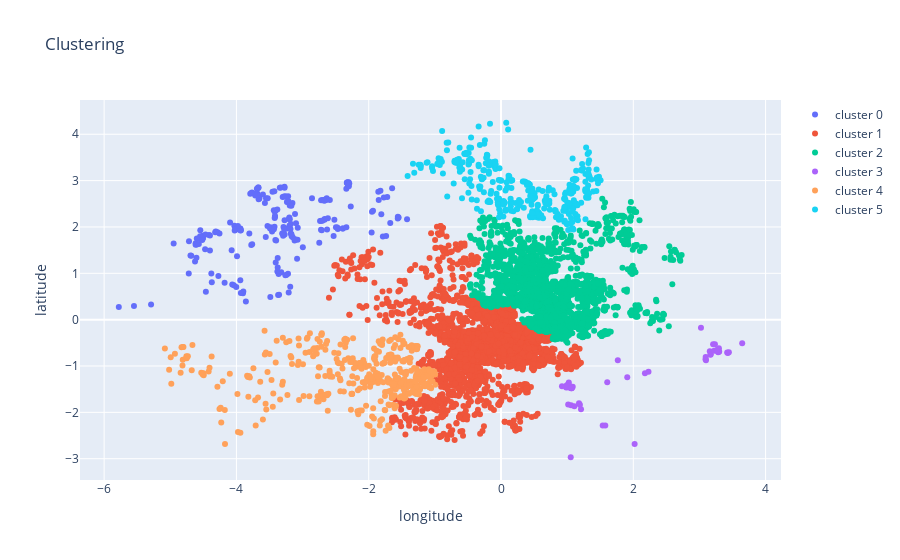

Notebook source saved alongside this figure:
### Code cell
plot_data = []
for clus in set(data_ac['cluster']):
    df = data_ac[data_ac['cluster'] == clus]
    plot_data.append(go.Scatter(x= df['longitude'], y= df['latitude'], 
                                # text=df["name"], 
                                name = 'cluster ' + str(clus), mode = 'markers'))

layout = go.Layout(xaxis = dict(title='longitude'), yaxis = dict(title= 'latitude'), 
                   title = 'Clustering')
fig = go.Figure(data= plot_data, layout=layout)
plotly.offline.iplot(fig)

### Figure 1 — Plotly figure (JSON) as saved in the notebook; plotly's stock layout.template omitted (floating-point values rounded to 4 significant figures; data arrays with more than 128 entries replaced by an {"elided": "..."} marker saying what was removed)
{"data": [{"mode": "markers", "name": "cluster 0", "type": "scatter", "x": {"elided": "220 float values"}, "y": {"elided": "220 float values"}}, {"mode": "markers", "name": "cluster 1", "type": "scatter", "x": {"elided": "5400 float values"}, "y": {"elided": "5400 float values"}}, {"mode": "markers", "name": "cluster 2", "type": "scatter", "x": {"elided": "3160 float values"}, "y": {"elided": "3160 float values"}}, {"mode": "markers", "name": "cluster 3", "type": "scatter", "x": [1.054, 3.27, 3.294, 3.099, 3.429, 3.092, 3.42, 3.17, 3.157, 3.167, 3.283, 3.207, 2.176, 3.223, 3.294, 3.234, 3.278, 3.095, 2.23, 3.299, 3.267, 3.445, 3.646, 1.044, 0.9994, 1.016, 1.001, 1.069, 1.084, 1.059, 1.025, 1.027, 1.109, 1.005, 1.071, 0.9856, 0.9891, 0.9219, 1.001, 1.06, 1.179, 1.21, 1.193, 1.606, 1.538, 2.02, 1.766, 3.023, 1.577, 1.909], "y": [-2.969, -0.6571, -0.6149, -0.8778, -0.7203, -0.8543, -0.7084, -0.7463, -0.6806, -0.7562, -0.7018, -0.5327, -1.156, -0.6709, -0.6924, -0.5287, -0.6871, -0.8079, -1.123, -0.6847, -0.6532, -0.7026, -0.5093, -1.468, -1.447, -1.83, -1.408, -1.48, -1.45, -1.847, -1.356, -1.414, -1.871, -1.457, -1.475, -1.466, -1.425, -1.438, -1.455, -1.478, -1.804, -1.936, -1.837, -1.353, -2.283, -2.681, -0.8775, -0.1754, -2.285, -1.243]}, {"mode": "markers", "name": "cluster 4", "type": "scatter", "x": {"elided": "473 float values"}, "y": {"elided": "473 float values"}}, {"mode": "markers", "name": "cluster 5", "type": "scatter", "x": {"elided": "360 float values"}, "y": {"elided": "360 float values"}}], "layout": {"title": {"text": "Clustering"}, "xaxis": {"title": {"text": "longitude"}}, "yaxis": {"title": {"text": "latitude"}}}}
